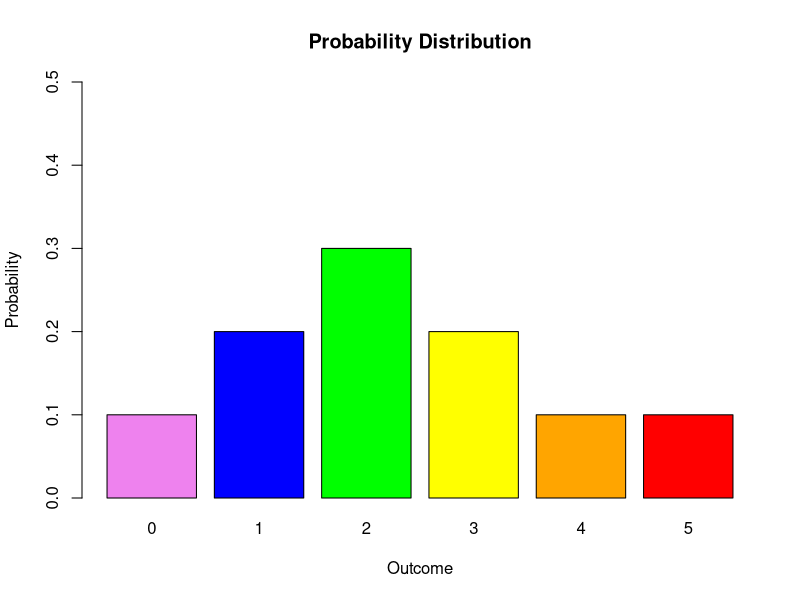
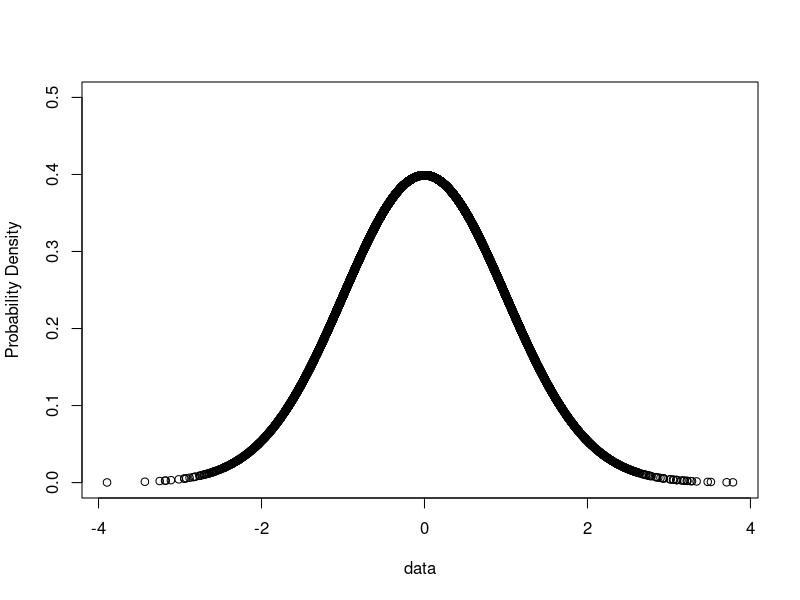
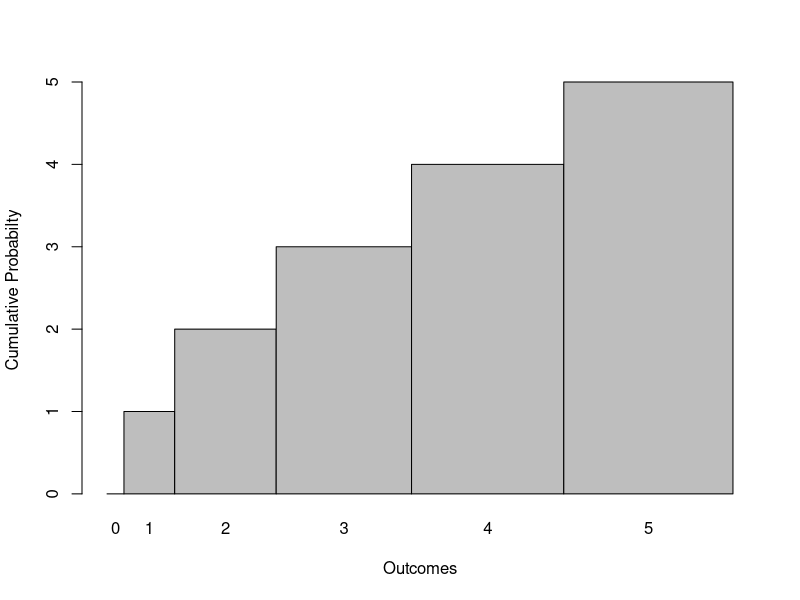

The R source for these figures, in order:
## ---- chunk 1
probability_distribution <- data.frame(outcome = 0:5, probs = c(0.1, 0.2, 0.3, 0.2, 0.1, 0.1))
barplot(height=probability_distribution$probs, names.arg=probability_distribution$outcome,
        col=c("violet","blue","green","yellow","orange","red"),
        main="Probability Distribution", ylab="Probability", xlab="Outcome",
        ylim=c(0,0.50), width=0.00001)
## ---- chunk 2
set.seed(11225)
data <- rnorm(10000)
density<-dnorm(data)
plot(data,density,ylim=c(0,0.5), ylab="Probability Density")
## ---- chunk 3
probability_distribution$cum_probs<-cumsum(probability_distribution$probs)
probability_distribution
barplot(probability_distribution$outcome,probability_distribution$cum_probs,space=0,names.arg = probability_distribution$outcome,ylab="Cumulative Probabilty",xlab="Outcomes")
## ---- chunk 4
expected_score <- sum(probability_distribution$outcome * probability_distribution$probs)
expected_score
variance<-sum((probability_distribution$outcome-expected_score)^2*probability_distribution$probs)
variance
std<-variance^0.5
std
## ---- chunk 5
pnorm(30, mean = 25, sd = 5)
pnorm(30, mean = 25, sd = 5, lower.tail = FALSE)
## ---- chunk 6
qnorm(.85,mean=25,sd=5)
## ---- chunk 7
five_correct <- dbinom(5, size = 25, prob = 0.2)
five_correct
atleast_five_correct <- pbinom(4, size = 25, prob = 0.2, lower.tail = FALSE)
atleast_five_correct
## ---- chunk 8
qbinom(0.6, size=25, prob=0.2)
